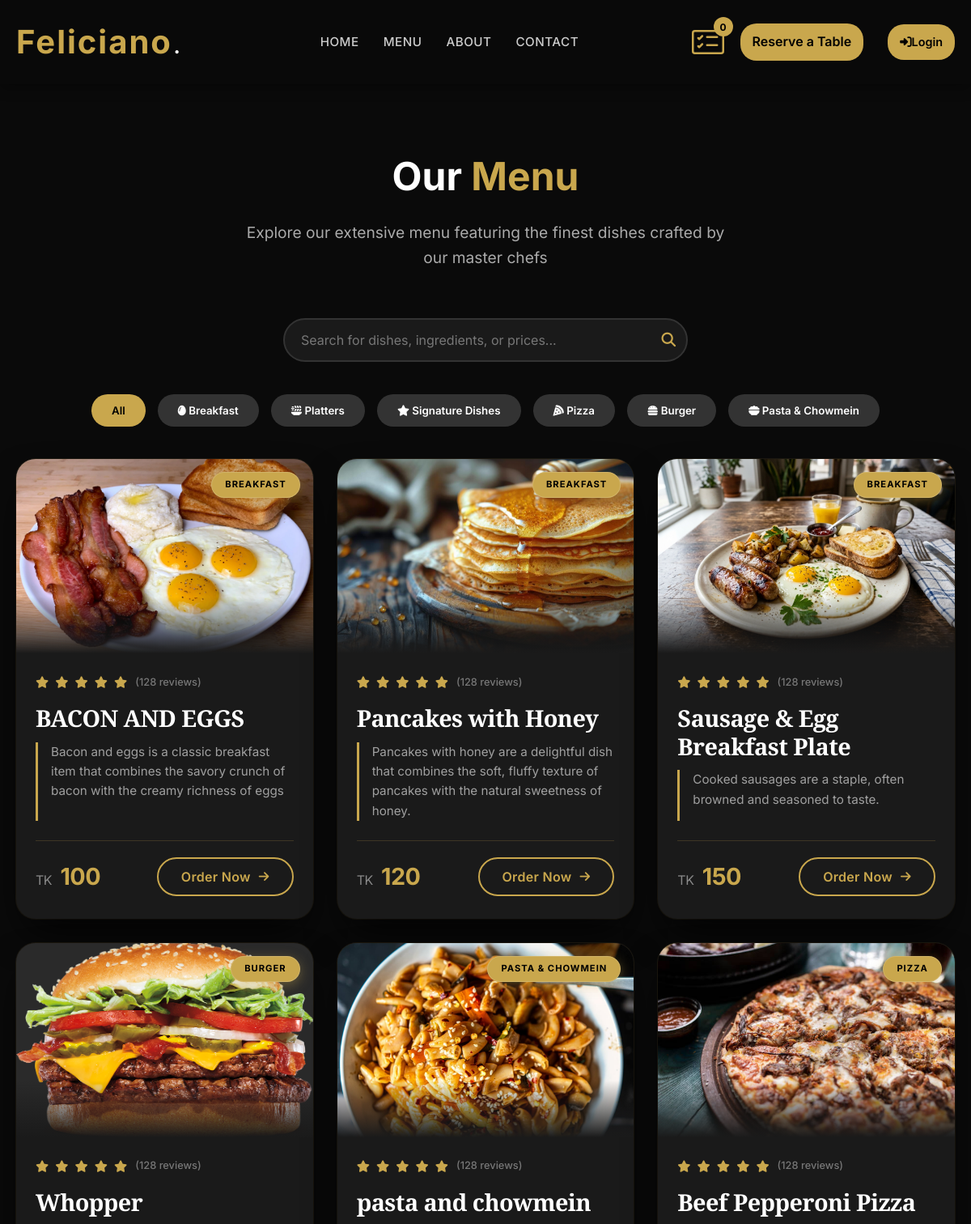
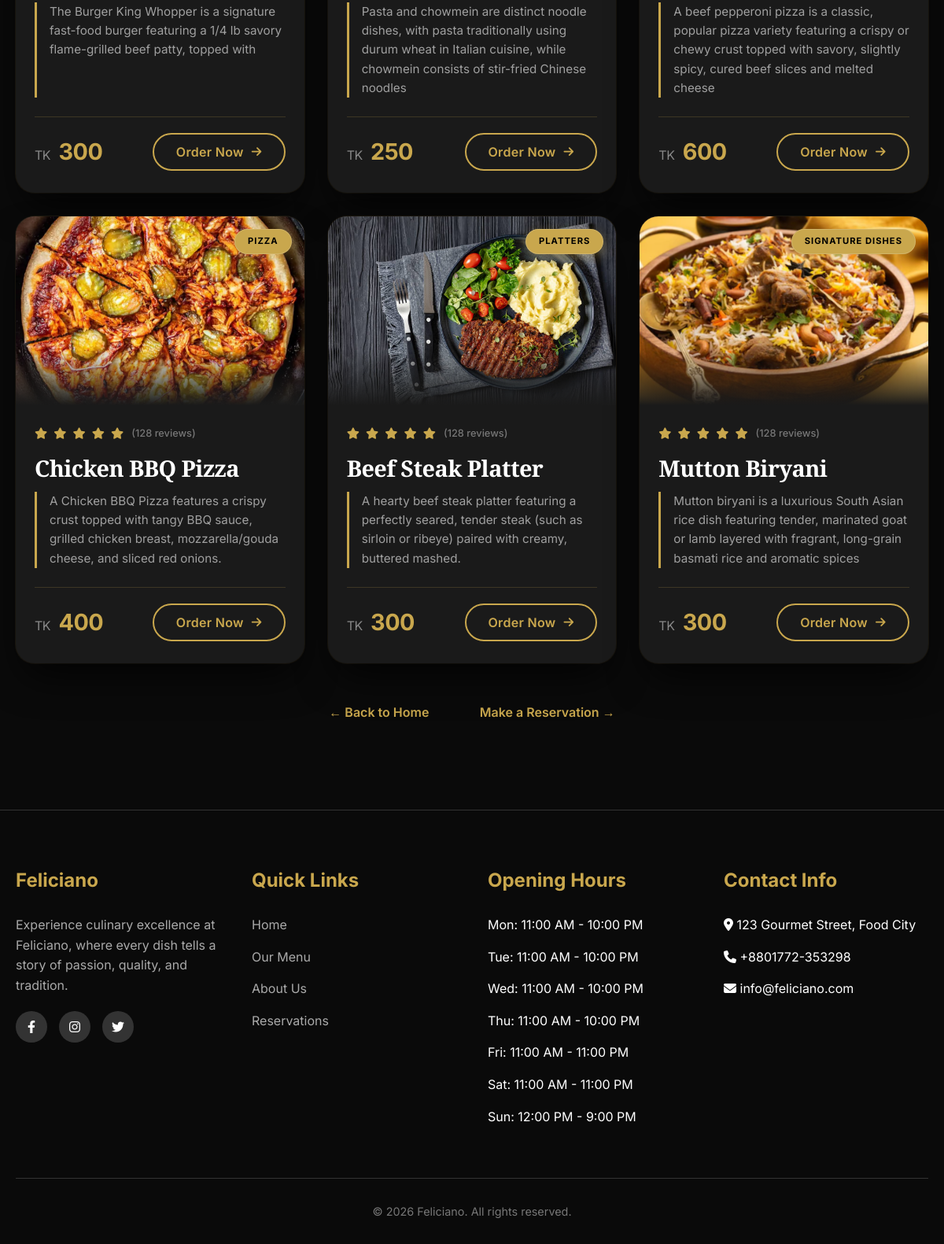
/pages/menu.php, run on the app's committed database (2 pictures, top to bottom).
### tables this page shows
CREATE TABLE IF NOT EXISTS `menu_categories` (
  `id` int(11) NOT NULL AUTO_INCREMENT,
  `name` varchar(100) NOT NULL,
  `slug` varchar(100) NOT NULL,
  `icon` varchar(80) DEFAULT 'fa-tag',
  `description` text DEFAULT NULL,
  `sort_order` int(11) DEFAULT 0,
  `status` enum('active','inactive') DEFAULT 'active',
  `created_at` timestamp NOT NULL DEFAULT current_timestamp(),
  `updated_at` timestamp NOT NULL DEFAULT current_timestamp() ON UPDATE current_timestamp(),
  PRIMARY KEY (`id`),
  UNIQUE KEY `slug` (`slug`)
);

CREATE TABLE IF NOT EXISTS `menu_items` (
  `id` int(11) NOT NULL,
  `menu_id` int(11) DEFAULT NULL,
  `name` varchar(100) NOT NULL,
  `description` text DEFAULT NULL,
  `category` varchar(50) NOT NULL,
  `price` decimal(10,2) NOT NULL,
  `image_url` varchar(500) DEFAULT NULL,
  `ingredients` text DEFAULT NULL,
  `status` enum('active','inactive') DEFAULT 'active',
  `created_at` timestamp NOT NULL DEFAULT current_timestamp(),
  `updated_at` timestamp NOT NULL DEFAULT current_timestamp() ON UPDATE current_timestamp()
);

### pages/menu.php (the view, shortened to what this page needs)
<?php
require_once '../config/database.php';
require_once '../config/categories.php';
$settings = get_restaurant_settings($conn);
$dynamic_categories = [];
$cat_result = $conn->query("SELECT name, slug, icon FROM menu_categories WHERE status='active' ORDER BY sort_order ASC, name ASC");
if ($cat_result && $cat_result->num_rows > 0) {
    while ($cat_row = $cat_result->fetch_assoc()) {
        $dynamic_categories[$cat_row['slug']] = [
            'name' => $cat_row['name'],
            'icon' => $cat_row['icon'] ?? 'fa-tag',
        ];
    }
} else {
    foreach ($category_labels as $slug => $name) {
        $dynamic_categories[$slug] = ['name' => $name, 'icon' => 'fa-tag'];
    }
}
$available_categories = [];
foreach (array_keys($dynamic_categories) as $slug) {
    $check = $conn->prepare("SELECT COUNT(*) as c FROM menu_items WHERE LOWER(TRIM(category))=LOWER(?) AND status='active'");
    $check->bind_param("s", $slug);
    $check->execute();
    $cnt = (int)$check->get_result()->fetch_assoc()['c'];
    if ($cnt > 0) $available_categories[] = $slug;
}
$menu_query = "SELECT * FROM menu_items WHERE status = 'active' ORDER BY category, name";
$menu_result = $conn->query($menu_query);
$menu_items = [];
while($row = $menu_result->fetch_assoc()) {
    if (!array_key_exists('in_stock', $row)) $row['in_stock'] = 1;
    $menu_items[] = $row;
}
?>
<!DOCTYPE html>
<html lang="en">
<head>
    <link rel="stylesheet" href="https://cdnjs.cloudflare.com/ajax/libs/font-awesome/6.4.0/css/all.min.css">
    <link rel="stylesheet" href="../assets/css/style.css?v=<?php echo time(); ?>">
    <link rel="stylesheet" href="../assets/css/menu.css?v=<?php echo time(); ?>">
</head>
<body>
     <header>
        <div class="container header-container">
            <a href="../index.php" class="logo">
                <?php echo htmlspecialchars($settings['restaurant_name']); ?><span>.</span>
            </a>
            <nav>
                <ul class="nav-links">
                    <li><a href="../index.php">Home</a></li>
                    <li><a href="menu.php">Menu</a></li>
                    <li><a href="about.php">About</a></li>
                    <li><a href="contact.php">Contact</a></li>
                </ul>
            </nav>
            <div class="header-actions justify-content-end">
                <button id="orderBtn" class="order-badge-btn">
                    <span id="orderCount" class="order-count-badge">0</span>
                </button>
                <a href="contact.php" class="reservation-btn">Reserve a Table</a>
                <?php if(isset($_SESSION['user_logged_in']) && $_SESSION['user_logged_in']): ?>
                    <?php if(isset($_SESSION['user_role']) && $_SESSION['user_role'] === 'admin'): ?>
                        <a href="../admin/admin.php" class="auth-btn admin-btn"><i class="fas fa-chart-line"></i> Dashboard</a>
                    <?php elseif(isset($_SESSION['user_role']) && $_SESSION['user_role'] === 'manager'): ?>
                        <a href="../manager/index.php" class="auth-btn admin-btn"><i class="fas fa-chart-line"></i> Dashboard</a>
                    <?php else: ?>
                        <a href="Profile/profile.php" class="auth-btn profile-btn"><i class="fas fa-user"></i> Profile</a>
                    <?php endif; ?>
                <?php else: ?>
                    <a href="../auth/login.php" class="auth-btn login-btn"><i class="fas fa-sign-in-alt"></i> Login</a>
                <?php endif; ?>
            </div>
        </div>
    </header>
    <main>
        <section class="page-section">
            <div class="container">
                <div class="section-title">
                    <h2>Our <span>Menu</span></h2>
                    <p>Explore our extensive menu featuring the finest dishes crafted by our master chefs</p>
                </div>
                <div class="search-bar-container">
                    <input type="text" id="searchInput" class="search-bar"
                        placeholder="Search for dishes, ingredients, or prices...">
                </div>
                <div class="menu-categories">
                    <button class="category-btn active" data-category="all">All</button>
                    <?php foreach ($available_categories as $cat): ?>
                        <?php $catData = $dynamic_categories[$cat] ?? ['name' => ucfirst($cat), 'icon' => 'fa-tag']; ?>
                        <button class="category-btn" data-category="<?php echo htmlspecialchars($cat); ?>">
                            <i class="fas <?php echo htmlspecialchars($catData['icon']); ?> me-1"></i>
                            <?php echo htmlspecialchars($catData['name']); ?>
                        </button>
                    <?php endforeach; ?>
                </div>
                <div class="menu-items-container">
                    <?php if (count($menu_items) > 0): ?>
                        <?php foreach ($menu_items as $item): ?>
                            <div class="professional-menu-card" data-category="<?php echo htmlspecialchars($item['category']); ?>">
                                <div class="card-image-container">
                                    <?php
                                        $img_path = str_starts_with($item['image_url'], 'http') ? $item['image_url'] : '../' . $item['image_url'];
                                        $is_out_of_stock = isset($item['in_stock']) && $item['in_stock'] == 0;
                                    ?>
                                    <img src="<?php echo htmlspecialchars($img_path); ?>"
                                         alt="<?php echo htmlspecialchars($item['name']); ?>"
                                         class="dish-image<?php echo $is_out_of_stock ? ' img-grayscale' : ''; ?>"
                                         onerror="this.src='https://via.placeholder.com/800x600/2a2a2a/c9a74d?text=Dish+Image'; this.classList.add('demo-image');">
                                    <div class="image-overlay"></div>
                                    <div class="signature-badge"><?php echo htmlspecialchars($dynamic_categories[$item['category']]['name'] ?? ($category_labels[$item['category']] ?? $item['category'])); ?></div>
                                </div>
                                <div class="card-content">
                                    <div class="rating">
                                        <div class="stars">
                                            <i class="fas fa-star"></i>
                                            <i class="fas fa-star"></i>
                                            <i class="fas fa-star"></i>
                                            <i class="fas fa-star"></i>
                                            <i class="fas fa-star"></i>
                                        </div>
                                        <span class="review-count">(128 reviews)</span>
                                    </div>
                                    <h2 class="dish-name"><?php echo htmlspecialchars($item['name']); ?></h2>
                                    <p class="dish-description">
                                        <?php echo htmlspecialchars($item['description']); ?>
                                    </p>
                                    <div class="price-order-container">
                                        <div class="price">
                                            <small>TK</small> <?php echo number_format($item['price']); ?>
                                        </div>
                                        <?php if ($is_out_of_stock): ?>
                                            <button class="order-btn order-btn-disabled" disabled>
                                                <span>Out of Stock</span>
                                                <i class="fas fa-ban"></i>
                                            </button>
                                        <?php else: ?>
                                            <button class="order-btn" onclick="addToOrder(<?php echo $item['id']; ?>, '<?php echo addslashes($item['name']); ?>', <?php echo $item['price']; ?>)">
                                                <span>Order Now</span>
                                                <i class="fas fa-arrow-right"></i>
                                            </button>
                                        <?php endif; ?>
                                    </div>
                                </div>
                            </div>
                        <?php endforeach; ?>
                    <?php else: ?>
                        <p class="no-items">No menu items found.</p>
                    <?php endif; ?>
                </div>
            <div class="page-nav">
                <a href="../index.php" class="page-link">← Back to Home</a>
                <a href="contact.php" class="page-link">Make a Reservation →</a>
            </div>
            </div>
        </section>
    </main>
    <footer>
        <div class="container">
            <div class="footer-content">
                <div class="footer-column">
                    <h3><?php echo htmlspecialchars($settings['restaurant_name']); ?></h3>
                    <p><?php echo htmlspecialchars($settings['restaurant_about'] ?: 'Experience culinary excellence at ' . $settings['restaurant_name'] . ', where every dish tells a story of passion, quality, and tradition.'); ?></p>
                    <div class="social-icons">
                        <?php if (!empty($settings['social_facebook'])): ?><a href="<?php echo htmlspecialchars($settings['social_facebook']); ?>" target="_blank"><i class="fab fa-facebook-f"></i></a><?php endif; ?>
                        <?php if (!empty($settings['social_instagram'])): ?><a href="<?php echo htmlspecialchars($settings['social_instagram']); ?>" target="_blank"><i class="fab fa-instagram"></i></a><?php endif; ?>
                        <?php if (!empty($settings['social_twitter'])): ?><a href="<?php echo htmlspecialchars($settings['social_twitter']); ?>" target="_blank"><i class="fab fa-twitter"></i></a><?php endif; ?>
                    </div>
                </div>
                <div class="footer-column">
                    <h3>Quick Links</h3>
                    <ul>
                        <li><a href="../index.php">Home</a></li>
                        <li><a href="menu.php">Our Menu</a></li>
                        <li><a href="about.php">About Us</a></li>
                        <li><a href="contact.php">Reservations</a></li>
                    </ul>
                </div>
                <div class="footer-column">
                    <h3>Opening Hours</h3>
                    <ul>
                        <?php
                        $days_map = ['monday'=>'Mon','tuesday'=>'Tue','wednesday'=>'Wed','thursday'=>'Thu','friday'=>'Fri','saturday'=>'Sat','sunday'=>'Sun'];
                        foreach ($days_map as $key => $label):
                            $is_closed = !empty($settings['closed_'.$key]) && $settings['closed_'.$key]==='1';
                            $hrs = $is_closed ? 'Closed' : date('g:i A', strtotime($settings['open_'.$key]??'11:00')).' - '.date('g:i A', strtotime($settings['close_'.$key]??'22:00'));
                        ?>
                        <li><?php echo $label; ?>: <?php echo $hrs; ?></li>
                        <?php endforeach; ?>
                    </ul>
                </div>
                <div class="footer-column">
                    <h3>Contact Info</h3>
                    <ul>
                        <li><i class="fas fa-map-marker-alt"></i> <?php echo htmlspecialchars($settings['restaurant_address']); ?></li>
                        <li><i class="fas fa-phone"></i> <?php echo htmlspecialchars($settings['restaurant_phone']); ?></li>
                        <li><i class="fas fa-envelope"></i> <?php echo htmlspecialchars($settings['restaurant_email']); ?></li>
                    </ul>
                </div>
            </div>
            <div class="copyright">
                <p>&copy; <?php echo date('Y'); ?> <?php echo htmlspecialchars($settings['restaurant_name']); ?>. All rights reserved.</p>
            </div>
        </div>
    </footer>
</body>
</html>

### assets/css/menu.css (style rules this page uses)
.search-bar-container { position: relative; margin-bottom: 40px; max-width: 500px; margin-left: auto; margin-right: auto; }
.search-bar { width: 100%; padding: 15px 40px 15px 20px; background-color: #1a1a1a; border: 2px solid #333; border-radius: 30px; color: #fff; font-size: 1rem; transition: all 0.3s; }
.search-bar::placeholder { color: #777; }
.menu-categories { display: flex; justify-content: center; gap: 15px; margin-bottom: 40px; flex-wrap: wrap; }
.category-btn { background-color: #333; color: #fff; border: none; padding: 12px 25px; border-radius: 30px; font-weight: 600; cursor: pointer; transition: all 0.3s; }
.category-btn.active, .category-btn:hover { background-color: #c9a74d; color: #000; }
.menu-items-container { display: grid; grid-template-columns: repeat(auto-fill, minmax(320px, 1fr)); gap: 30px; justify-items: center; }
.card-image-container { position: relative; }

### data on the page
menu_categories: name "Breakfast"
menu_categories: name "Platters"
menu_categories: name "Signature Dishes"
menu_categories: name "Pizza"
menu_categories: name "Burger"
menu_categories: name "Pasta & Chowmein"
menu_items: image_url (picture), category.name "BREAKFAST", name "BACON AND EGGS", description "Bacon and eggs is a classic breakfast item that combines the savory crunch of bacon with the creamy richness of eggs", price "100"
menu_items: image_url (picture), category.name "BREAKFAST", name "Pancakes with Honey", description "Pancakes with honey are a delightful dish that combines the soft, fluffy texture of pancakes with the natural sweetness of honey.", price "120"
menu_items: image_url (picture), category.name "BREAKFAST", name "Sausage & Egg Breakfast Plate", description "Cooked sausages are a staple, often browned and seasoned to taste.", price "150"
menu_items: image_url (picture), category.name "BURGER", name "Whopper", description "The Burger King Whopper is a signature fast-food burger featuring a 1/4 lb savory flame-grilled beef patty, topped with", price "300"
menu_items: image_url (picture), category.name "PASTA & CHOWMEIN", name "pasta and chowmein", description "Pasta and chowmein are distinct noodle dishes, with pasta traditionally using durum wheat in Italian cuisine, while chowmein consists of stir-fried Chinese noodles", price "250"
menu_items: image_url (picture), category.name "PIZZA", name "Beef Pepperoni Pizza", description "A beef pepperoni pizza is a classic, popular pizza variety featuring a crispy or chewy crust topped with savory, slightly spicy, cured beef slices and melted cheese", price "600"
menu_items: image_url (picture), category.name "PIZZA", name "Chicken BBQ Pizza", description "A Chicken BBQ Pizza features a crispy crust topped with tangy BBQ sauce, grilled chicken breast, mozzarella/gouda cheese, and sliced red onions.", price "400"
menu_items: image_url (picture), category.name "PLATTERS", name "Beef Steak Platter", description "A hearty beef steak platter featuring a perfectly seared, tender steak (such as sirloin or ribeye) paired with creamy, buttered mashed.", price "300"
menu_items: image_url (picture), category.name "SIGNATURE DISHES", name "Mutton Biryani", description "Mutton biryani is a luxurious South Asian rice dish featuring tender, marinated goat or lamb layered with fragrant, long-grain basmati rice and aromatic spices", price "300"

### other printed values
$settings['restaurant_name'] "Feliciano"
$label "Mon"
$hrs "11:00 AM - 10:00 PM"
$label "Tue"
$label "Wed"
$label "Thu"
$label "Fri"
$hrs "11:00 AM - 11:00 PM"
$label "Sat"
$label "Sun"
$hrs "12:00 PM - 9:00 PM"
$settings['restaurant_address'] "123 Gourmet Street, Food City"
$settings['restaurant_phone'] "+8801772-353298"
$settings['restaurant_email'] "info@feliciano.com"
